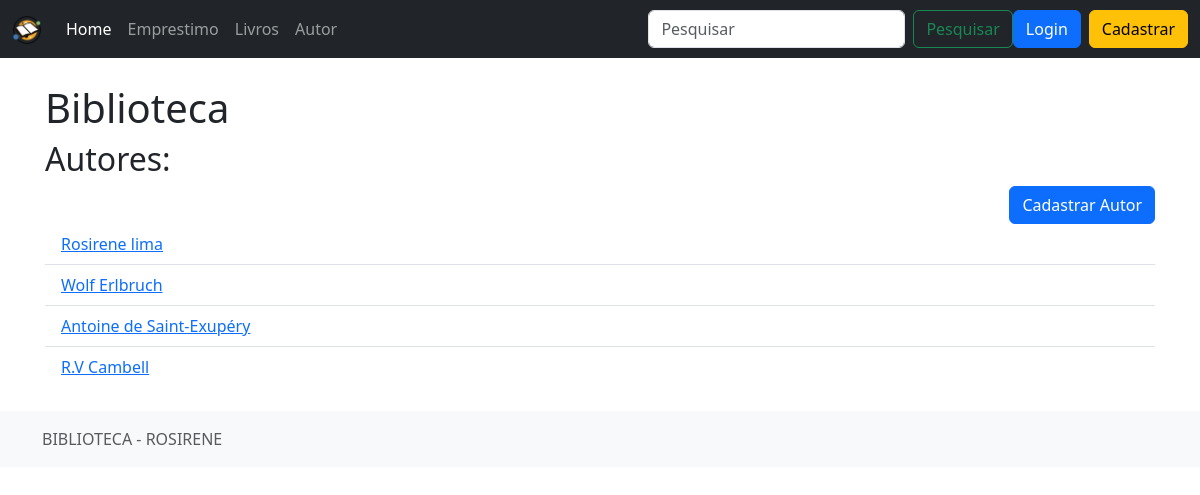
/autor/, run on the app's committed database.
### emprestimos/models.py (models this page shows, shortened)
class Autor(models.Model):
    nome = models.CharField("Nome", max_length=250)
    email = models.EmailField("Email")
    data_cadastro = models.DateField("Data de cadastro")
    class Meta:
        verbose_name_plural = "Autores"

### emprestimos/views.py (the view)
# urls.py: path('autor/', listar_autor, name='listar_autor'),
def listar_autor(request):
    autores = Autor.objects.all()
    context = {"autores": autores}
    return render(request, "autor/listar.html", context)

### emprestimos/templates/autor/listar.html (shortened to what this page needs)
{% extends 'index.html' %}
    {% block content %}
    <h1>Biblioteca</h1>
    <h2>Autores:</h2>
    <div class="d-flex justify-content-end">
    <a class="btn btn-primary" href="{% url 'cadastrar_autor'%}" role="button">Cadastrar Autor</a>
    </div>
    <ul class="list-group list-group-flush">
        {% for autor in autores %}
        <li class="list-group-item" ><a href="{% url 'detalhar_autor' autor.pk %}">{{ autor.nome }}</a></li>
        {% endfor %}
    </ul>
    {% endblock content %}

### data on the page
Autor: nome "Rosirene lima"
Autor: nome "Wolf Erlbruch"
Autor: nome "Antoine de Saint-Exupéry"
Autor: nome "R.V Cambell"
